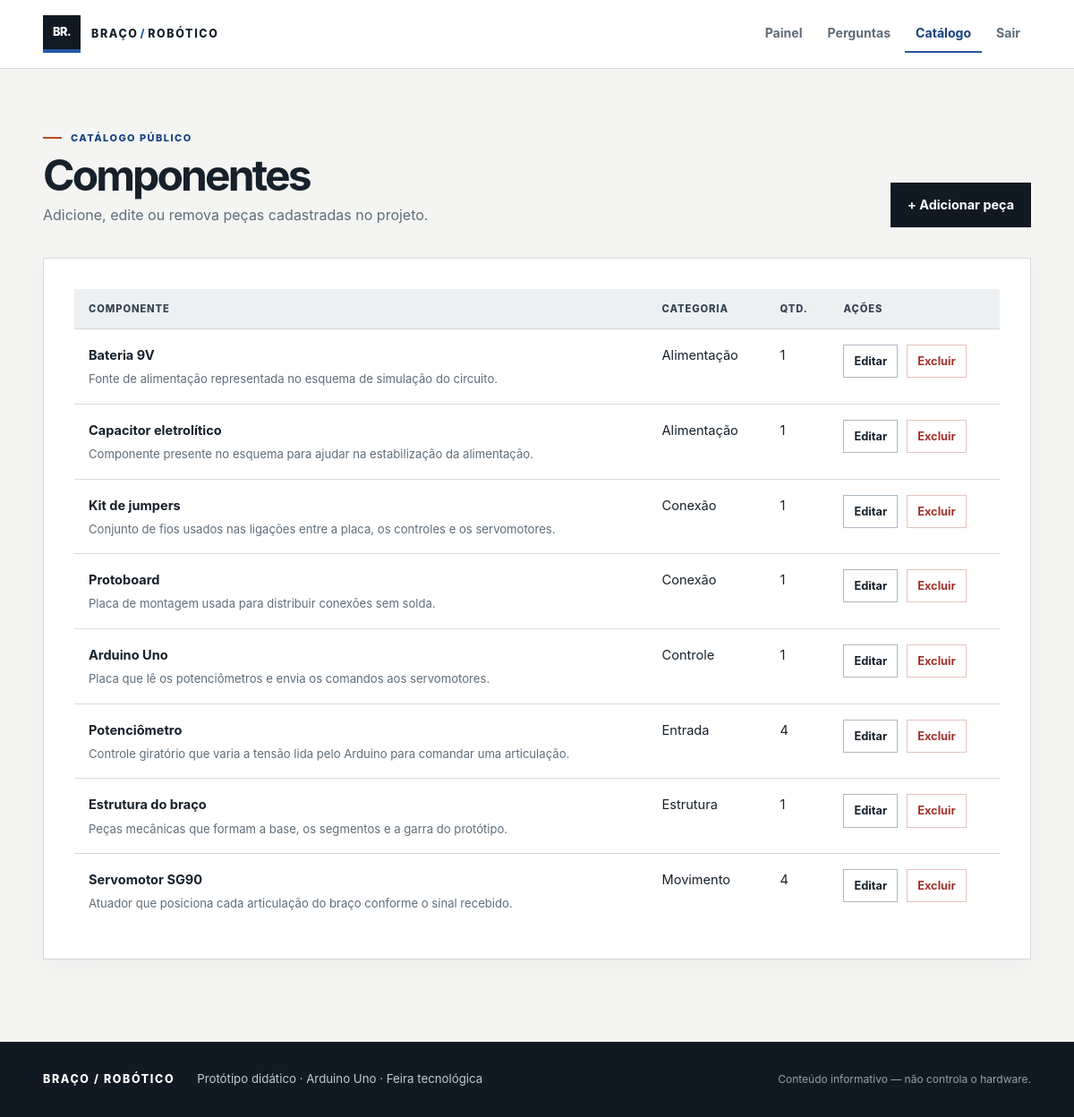
The page /admin/componentes.php (signed in) on the database its author committed.
### tables this page shows
CREATE TABLE IF NOT EXISTS componentes (
  id INT UNSIGNED NOT NULL AUTO_INCREMENT,
  categoria_id INT UNSIGNED NOT NULL,
  nome VARCHAR(80) NOT NULL,
  descricao VARCHAR(500) NOT NULL,
  quantidade TINYINT UNSIGNED NOT NULL DEFAULT 1,
  especificacao VARCHAR(120) NULL,
  criado_em TIMESTAMP NOT NULL DEFAULT CURRENT_TIMESTAMP,
  atualizado_em TIMESTAMP NOT NULL DEFAULT CURRENT_TIMESTAMP ON UPDATE CURRENT_TIMESTAMP,
  PRIMARY KEY (id),
  UNIQUE KEY uq_componentes_nome (nome),
  KEY idx_componentes_categoria (categoria_id),
  CONSTRAINT ck_componentes_qtd CHECK (quantidade BETWEEN 1 AND 99),
  CONSTRAINT fk_componentes_categoria FOREIGN KEY (categoria_id)
    REFERENCES categorias (id) ON DELETE RESTRICT ON UPDATE CASCADE
);

CREATE TABLE IF NOT EXISTS categorias (
  id INT UNSIGNED NOT NULL AUTO_INCREMENT,
  nome VARCHAR(40) NOT NULL,
  PRIMARY KEY (id),
  UNIQUE KEY uq_categorias_nome (nome)
);

### src/bootstrap.php (called while the page is built, shortened)
<?php
spl_autoload_register(static function (string $class): void {
    $prefix = 'App\\';
    $file = __DIR__ . '/' . str_replace('\\', '/', substr($class, strlen($prefix))) . '.php';
});
require __DIR__ . '/helpers.php';

### config/config.local.php (called while the page is built)
<?php
return [
    'db' => [
        'host' => '127.0.0.1',
        'port' => '3307',
        'name' => 'braco_robotico',
        'user' => 'root',
        'pass' => '',
    ],
    'admin' => [
        'user' => '',
        'password_hash' => '',
    ],
];

### config/config.php (called while the page is built)
<?php
$local = is_file(__DIR__ . '/config.local.php') ? require __DIR__ . '/config.local.php' : [];
$localDb = $local['db'] ?? [];
$localAdmin = $local['admin'] ?? [];
$get = static function (string $key, mixed $fallback): mixed {
    $value = getenv($key);
    return $value !== false && $value !== '' ? $value : $fallback;
};
return [
    'db' => [
        'host' => $get('DB_HOST', $localDb['host'] ?? '127.0.0.1'),
        'port' => $get('DB_PORT', $localDb['port'] ?? '3307'),
        'name' => $get('DB_NAME', $localDb['name'] ?? 'braco_robotico'),
        'user' => $get('DB_USER', $localDb['user'] ?? 'root'),
        'pass' => $get('DB_PASS', $localDb['pass'] ?? ''),
        'charset' => 'utf8mb4',
    ],
    'admin' => [
        'user' => $get('ADMIN_USER', $localAdmin['user'] ?? ''),
        'password_hash' => $get('ADMIN_PASSWORD_HASH', $localAdmin['password_hash'] ?? ''),
    ],
];

### src/Database.php (called while the page is built, shortened)
<?php
final class Database
{
    private static ?PDO $pdo = null;
    public static function conectar(): PDO
    {
        if (self::$pdo === null) {
            $config = (require __DIR__ . '/../config/config.php')['db'];
            $dsn = sprintf(
                'mysql:host=%s;port=%s;dbname=%s;charset=%s',
                $config['host'], $config['port'], $config['name'], $config['charset']
            );
            self::$pdo = new PDO($dsn, $config['user'], $config['pass'], [
                PDO::ATTR_ERRMODE => PDO::ERRMODE_EXCEPTION,
                PDO::ATTR_DEFAULT_FETCH_MODE => PDO::FETCH_ASSOC,
                PDO::ATTR_EMULATE_PREPARES => false,
                PDO::ATTR_STRINGIFY_FETCHES => false,
            ]);
        }
        return self::$pdo;
    }
}

### src/Services/ComponenteService.php (called while the page is built, shortened)
<?php
final class ComponenteService
{
    private PDO $db;
    public function __construct()
    {
        $this->db = Database::conectar();
    }
    public function listar(): array
    {
        return $this->db->query(
            'SELECT c.id, c.nome, c.descricao, c.quantidade, c.especificacao, g.nome AS categoria
             FROM componentes c JOIN categorias g ON g.id = c.categoria_id
             ORDER BY g.nome, c.nome'
        )->fetchAll();
    }
}

### public/admin/componentes.php (the view, shortened to what this page needs)
<?php
require __DIR__ . '/../../src/bootstrap.php';
$service = new ComponenteService();
$acao = (string) ($_GET['acao'] ?? 'listar');
$id = (int) ($_GET['id'] ?? 0);
$valores = ['nome' => '', 'categoria_id' => '', 'quantidade' => 1, 'descricao' => '', 'especificacao' => ''];
if ($acao === 'novo' || $acao === 'editar'):
?>
<header class="admin-heading"><div><span class="eyebrow">Catálogo</span><h1><?= $acao === 'editar' ? 'Editar componente' : 'Adicionar componente' ?></h1><p>Essas informações aparecem na área pública do projeto.</p></div></header>
<form method="post" action="componentes.php" class="form-card admin-form">
  <?= csrf_campo() ?><input type="hidden" name="acao" value="salvar"><input type="hidden" name="id" value="<?= $id ?>">
  <div class="field"><label for="nome">Nome</label><input id="nome" name="nome" maxlength="80" required value="<?= e($valores['nome']) ?>"></div>
  <div class="field"><label for="categoria_id">Categoria</label><select id="categoria_id" name="categoria_id" required><option value="">Selecione</option><?php foreach ($service->categorias() as $c): ?><option value="<?= (int) $c['id'] ?>" <?= (int) $valores['categoria_id'] === (int) $c['id'] ? 'selected' : '' ?>><?= e($c['nome']) ?></option><?php endforeach; ?></select></div>
  <div class="field"><label for="quantidade">Quantidade</label><input type="number" id="quantidade" name="quantidade" min="1" max="99" required value="<?= (int) $valores['quantidade'] ?>"></div>
  <div class="field"><label for="descricao">Função no projeto</label><textarea id="descricao" name="descricao" maxlength="500" required><?= e($valores['descricao']) ?></textarea></div>
  <div class="field"><label for="especificacao">Especificação complementar (opcional)</label><input id="especificacao" name="especificacao" maxlength="120" value="<?= e($valores['especificacao'] ?? '') ?>"></div>
  <div class="admin-actions"><button class="button button-dark" type="submit">Salvar componente</button><a class="button button-quiet" href="componentes.php">Cancelar</a></div>
</form>
<?php else: $lista = $service->listar(); ?>
<header class="admin-heading"><div><span class="eyebrow">Catálogo público</span><h1>Componentes</h1><p>Adicione, edite ou remova peças cadastradas no projeto.</p></div><a class="button button-dark" href="componentes.php?acao=novo">+ Adicionar peça</a></header>
<div class="panel-card table-wrap">
  <?php if (!$lista): ?><div class="empty-state">Nenhum componente cadastrado.</div><?php else: ?>
    <table><thead><tr><th>Componente</th><th>Categoria</th><th>Qtd.</th><th>Ações</th></tr></thead><tbody>
      <?php foreach ($lista as $c): ?><tr><td><strong><?= e($c['nome']) ?></strong><br><small><?= e($c['descricao']) ?></small></td><td><?= e($c['categoria']) ?></td><td><?= (int) $c['quantidade'] ?></td><td><div class="admin-actions"><a class="button button-quiet button-small" href="componentes.php?acao=editar&id=<?= (int) $c['id'] ?>">Editar</a><form method="post" action="componentes.php" data-confirm="Excluir este componente? Articulações e perguntas relacionadas permanecerão, mas sem vínculo com ele."><?= csrf_campo() ?><input type="hidden" name="acao" value="excluir"><input type="hidden" name="id" value="<?= (int) $c['id'] ?>"><button class="button button-danger button-small" type="submit">Excluir</button></form></div></td></tr><?php endforeach; ?>
    </tbody></table>
  <?php endif; ?>
</div>
<?php endif; ?>

### public/css/style.css (style rules this page uses)
:root { color-scheme: light; --ink: #17212b; --ink-2: #364451; --muted: #5f6d79; --muted-2: #626f7a; --paper: #f4f5f3; --surface: #fff; --surface-2: #e9ecef; --line: #d5dbe0; --line-strong: #aeb8c1; --night: #111a23; --night-2: #1b2834; --blue: #2457a6; --blue-dark: #17427f; --blue-pale: #e8eff9; --orange: #b94725; --orange-pale: #faeee9; --green: #236747; --danger: #a3322d; --shadow: 0 18px 48px rgba(23, 33, 43, .10); --content: 1240px; --gutter: clamp(20px, 4vw, 56px); --radius: 4px; }
* { box-sizing: border-box; }
html { scroll-behavior: smooth; scroll-padding-top: 92px; }
body { margin: 0; background: var(--paper); color: var(--ink); font-family: Inter, ui-sans-serif, system-ui, -apple-system, BlinkMacSystemFont, "Segoe UI", sans-serif; font-size: 16px; line-height: 1.65; -webkit-font-smoothing: antialiased; text-rendering: optimizeLegibility; }
a { color: inherit; }
button, input, select, textarea { font: inherit; }
button, a { -webkit-tap-highlight-color: transparent; }
.eyebrow { display: inline-flex; align-items: center; gap: 10px; color: var(--blue-dark); text-transform: uppercase; letter-spacing: .13em; font-size: .69rem; line-height: 1.3; font-weight: 850; }
.eyebrow::before { content: ""; width: 21px; height: 2px; background: var(--orange); }
.button { display: inline-flex; align-items: center; justify-content: center; gap: 12px; min-height: 48px; padding: 12px 18px; border: 1px solid var(--blue); background: var(--blue); color: #fff; text-decoration: none; font-size: .9rem; font-weight: 750; cursor: pointer; transition: background .16s ease, border-color .16s ease, transform .16s ease; }
.button-dark { color: #fff; background: var(--night); border-color: var(--night); }
.button-quiet { color: var(--ink); background: #fff; border-color: var(--line-strong); }
.button-danger { color: var(--danger); background: #fff; border-color: #e5c1bd; }
.button-small { min-height: 35px; padding: 7px 11px; font-size: .8rem; }
.table-wrap { width: 100%; overflow-x: auto; background: #fff; border: 1px solid var(--line); }
table { width: 100%; border-collapse: collapse; text-align: left; }
th { padding: 13px 16px; background: #edf0f2; color: var(--ink-2); font-size: .7rem; letter-spacing: .08em; text-transform: uppercase; font-weight: 850; }
td { padding: 17px 16px; border-top: 1px solid var(--line); vertical-align: top; font-size: .91rem; }
td small { display: block; max-width: 650px; margin-top: 5px; color: var(--muted); font-size: .82rem; line-height: 1.5; }
.form-card, .login-card, .panel-card { padding: clamp(23px, 3vw, 34px); background: #fff; border: 1px solid var(--line); box-shadow: 0 8px 28px rgba(23,33,43,.035); }
.admin-heading { display: flex; align-items: end; justify-content: space-between; gap: 25px; margin: 25px 0 34px; }
.admin-heading h1 { margin: 10px 0 7px; font-size: clamp(2rem, 4vw, 3.6rem); line-height: 1; letter-spacing: -.06em; }
.admin-heading p { margin: 0; color: var(--muted); }
.panel-card { min-width: 0; }
.admin-actions { display: flex; flex-wrap: wrap; align-items: center; gap: 10px; }
.admin-actions form { margin: 0; }
.table-wrap .admin-actions { flex-wrap: nowrap; }
.table-wrap form { margin: 0; }

### rows shown on the page
componentes: nome "Bateria 9V", descricao "Fonte de alimentação representada no esquema de simulação do circuito.", categoria.nome "Alimentação", quantidade "1"
componentes: nome "Capacitor eletrolítico", descricao "Componente presente no esquema para ajudar na estabilização da alimentação.", categoria.nome "Alimentação", quantidade "1"
componentes: nome "Kit de jumpers", descricao "Conjunto de fios usados nas ligações entre a placa, os controles e os servomotores.", categoria.nome "Conexão", quantidade "1"
componentes: nome "Protoboard", descricao "Placa de montagem usada para distribuir conexões sem solda.", categoria.nome "Conexão", quantidade "1"
componentes: nome "Arduino Uno", descricao "Placa que lê os potenciômetros e envia os comandos aos servomotores.", categoria.nome "Controle", quantidade "1"
componentes: nome "Potenciômetro", descricao "Controle giratório que varia a tensão lida pelo Arduino para comandar uma articulação.", categoria.nome "Entrada", quantidade "4"
componentes: nome "Estrutura do braço", descricao "Peças mecânicas que formam a base, os segmentos e a garra do protótipo.", categoria.nome "Estrutura", quantidade "1"
componentes: nome "Servomotor SG90", descricao "Atuador que posiciona cada articulação do braço conforme o sinal recebido.", categoria.nome "Movimento", quantidade "4"

### other values the page prints
$label "Painel"
$label "Perguntas"
$label "Catálogo"
